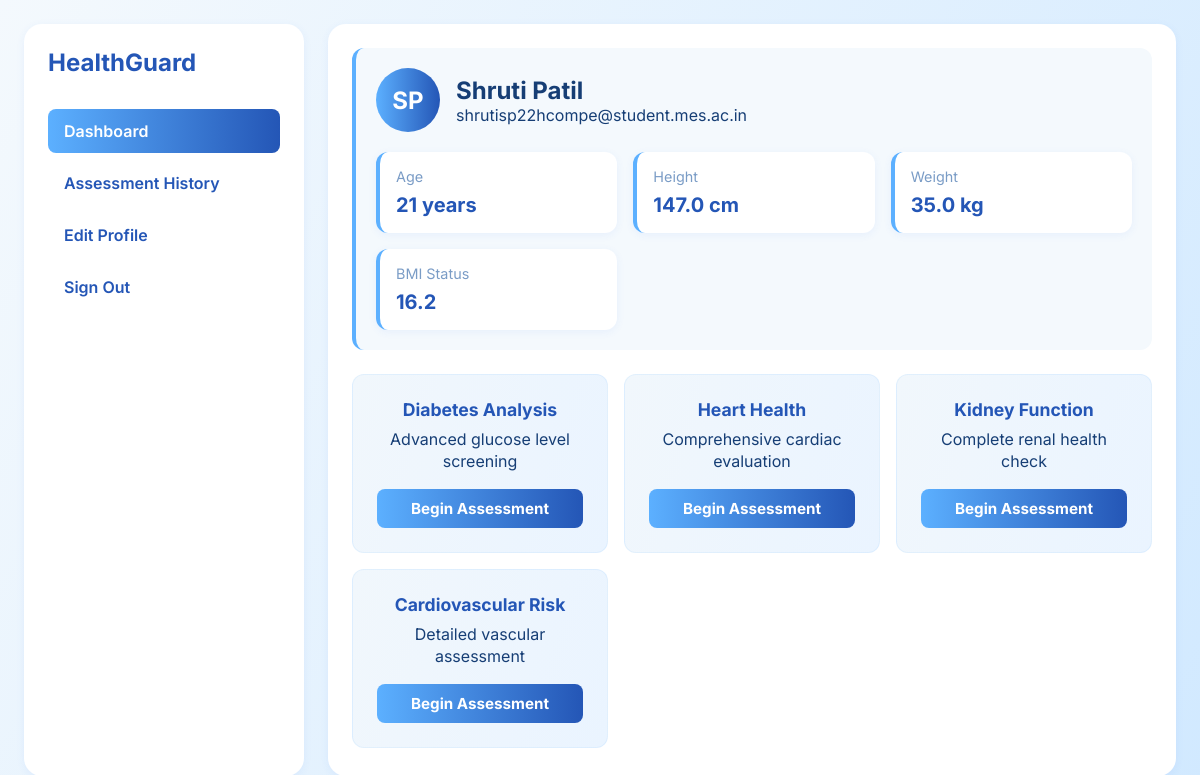
The app's page /dashboard (signed in) with its own data.
### tables this page shows
CREATE TABLE users (
                    id INTEGER PRIMARY KEY AUTOINCREMENT,
                    first_name TEXT, middle_name TEXT, surname TEXT,
                    email TEXT UNIQUE, phone TEXT, dob DATE, age INTEGER, gender TEXT,
                    height REAL, weight REAL, location TEXT, password BLOB
                );

### app.py (the view)
@app.route('/dashboard')
def dashboard():
    if 'user_id' not in session:
        return redirect('/login')
    db = get_db()
    user = db.execute("SELECT * FROM users WHERE id=?", (session['user_id'],)).fetchone()
    return render_template('dashboard.html', user=user)

### app.py (called while the page is built)
def get_db():
    if 'db' not in g:
        g.db = sqlite3.connect(DB_PATH)
        g.db.row_factory = sqlite3.Row
    return g.db

### templates/dashboard.html (shortened to what this page needs)
<!DOCTYPE html>
<html>
<head>
</head>
<body>
    <div class="dashboard">
        <aside class="sidebar">
            <div class="brand">
                <h1>HealthGuard</h1>
            </div>
            <nav class="nav-menu">
                <a href="/dashboard" class="nav-link active">Dashboard</a>
                <a href="/history" class="nav-link">Assessment History</a>
                <a href="/update_profile" class="nav-link">Edit Profile</a>
                <a href="/logout" class="nav-link">Sign Out</a>
            </nav>
        </aside>
        <main class="main-content">
            <div class="profile-summary">
                <div class="profile-header">
                    <div class="avatar">
                        {{ user.first_name[0] }}{{ user.surname[0] }}
                    </div>
                    <div class="user-info">
                        <h2>{{ user.first_name }} {{ user.surname }}</h2>
                        <p>{{ user.email }}</p>
                    </div>
                </div>
                <div class="health-metrics">
                    <div class="metric-card">
                        <div class="metric-label">Age</div>
                        <div class="metric-value">{{ user.age }} years</div>
                    </div>
                    <div class="metric-card">
                        <div class="metric-label">Height</div>
                        <div class="metric-value">{{ user.height }} cm</div>
                    </div>
                    <div class="metric-card">
                        <div class="metric-label">Weight</div>
                        <div class="metric-value">{{ user.weight }} kg</div>
                    </div>
                    <div class="metric-card">
                        <div class="metric-label">BMI Status</div>
                        <div class="metric-value">{{ "%.1f"|format(user.weight / ((user.height/100) ** 2)) }}</div>
                    </div>
                </div>
            </div>
<div class="disease-cards">
    <div class="disease-card">
        <div class="disease-title">Diabetes Analysis</div>
        <p class="text-muted">Advanced glucose level screening</p>
        <a href="/predict_diabetes" class="action-btn">Begin Assessment</a>
    </div>
    <div class="disease-card">
        <div class="disease-title">Heart Health</div>
        <p class="text-muted">Comprehensive cardiac evaluation</p>
        <a href="/predict_heart" class="action-btn">Begin Assessment</a>
    </div>
    <div class="disease-card">
        <div class="disease-title">Kidney Function</div>
        <p class="text-muted">Complete renal health check</p>
        <a href="/predict_kidney" class="action-btn">Begin Assessment</a>
    </div>
    <div class="disease-card">
        <div class="disease-title">Cardiovascular Risk</div>
        <p class="text-muted">Detailed vascular assessment</p>
        <a href="/predict_cardio" class="action-btn">Begin Assessment</a>
    </div>
</div>
        </main>
    </div>
</body>
</html>

### templates/dashboard.html (style rules this page uses)
:root { --primary-500: #2456b6; --primary-400: #5cb0ff; --bg-100: #f4f9fd; --card-bg: #fff; --muted-600: #7a9cc6; --success-600: #158442; --danger-600: #a51820; --shadow-01: 0 2px 8px rgba(60,120,240,0.07); --radius-lg: 18px; --radius-md: 12px; --glass: linear-gradient(120deg, #f4f9fd 0%, #d1e9ff 100%); --accent-gradient: linear-gradient(90deg, var(--primary-400) 0%, var(--primary-500) 100%); }
* { margin: 0; padding: 0; box-sizing: border-box; }
body { font-family: 'Inter', sans-serif; background: var(--glass); color: #163e75; min-height: 100vh; }
.dashboard { display: grid; grid-template-columns: 280px 1fr; min-height: 100vh; gap: 24px; padding: 24px; }
.sidebar { background: var(--card-bg); padding: 24px; border-radius: var(--radius-lg); box-shadow: var(--shadow-01); }
.brand h1 { color: var(--primary-500); font-size: 1.5rem; margin-bottom: 2rem; }
.main-content { background: var(--card-bg); border-radius: var(--radius-lg); padding: 24px; box-shadow: var(--shadow-01); }
.profile-summary { background: var(--bg-100); border-radius: var(--radius-md); padding: 20px; margin-bottom: 24px; border-left: 4px solid var(--primary-400); }
.profile-header { display: flex; align-items: center; gap: 16px; margin-bottom: 20px; }
.avatar { width: 64px; height: 64px; background: var(--accent-gradient); border-radius: 50%; display: flex; align-items: center; justify-content: center; color: white; font-weight: 700; font-size: 1.5rem; }
.health-metrics { display: grid; grid-template-columns: repeat(auto-fit, minmax(200px, 1fr)); gap: 16px; margin-top: 20px; }
.metric-card { background: var(--card-bg); padding: 16px; border-radius: var(--radius-md); box-shadow: var(--shadow-01); border-left: 4px solid var(--primary-400); }
.metric-label { color: var(--muted-600); font-size: 0.9rem; margin-bottom: 8px; }
.metric-value { color: var(--primary-500); font-size: 1.25rem; font-weight: 700; }
.disease-cards { display: grid; grid-template-columns: repeat(auto-fit, minmax(250px, 1fr)); gap: 16px; margin-top: 24px; }
.disease-card { padding: 20px; border-radius: var(--radius-md); background: linear-gradient(108deg,#f1f7fc 0%,#eaf4ff 100%); transition: transform 0.12s, box-shadow 0.15s; text-align: center; }
.nav-link { display: block; padding: 12px 16px; color: var(--primary-500); text-decoration: none; border-radius: 8px; margin-bottom: 8px; font-weight: 600; transition: background 0.3s; }
.nav-link.active { background: var(--accent-gradient); color: white; }
.action-btn { display: inline-block; padding: 12px 20px; background: var(--accent-gradient); color: white; text-decoration: none; border-radius: 8px; font-weight: 700; transition: transform 0.12s, filter 0.12s; width: 100%; text-align: center; }
.disease-title { font-weight: 700; color: var(--primary-500); margin-bottom: 8px; font-size: 1.1rem; }
.disease-card { padding: 24px; border-radius: var(--radius-md); background: linear-gradient(108deg,#f1f7fc 0%,#eaf4ff 100%); transition: transform 0.12s, box-shadow 0.15s; text-align: center; display: flex; flex-direction: column; align-items: center; border: 1px solid rgba(92,176,255,0.1); }
.disease-card .text-muted { margin-bottom: 16px; line-height: 1.4; }
.disease-card .action-btn { margin-top: auto; padding: 10px 20px; width: 100%; font-size: 0.95rem; }

### records on screen
users: first_name "S", surname "P", first_name "Shruti", surname "Patil", email "shrutisp22hcompe@student.mes.ac.in", age "21", height "147.0", weight "35.0", user.weight/((user.height/100)**2) "16.2"
